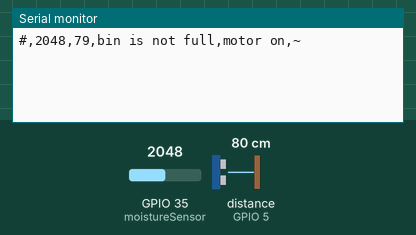
The sketch below on a simulated ESP32. Parts: the last lines printed to the serial monitor. Wiring (inferred from the names in the program): ultrasonic range finder: trigger GPIO 4; echo GPIO 5. The test bench sets the inputs (shaded band); at power-on: distance to the obstacle (sensor on GPIO 5) 80 cm, GPIO 35 (moistureSensor) = 2048. The echo pulse lasts 58.3 µs per cm; WiFi joins after 1.5 s; servers stay silent unless stated.

Above: at 3.0 s.
3.1 s: distance to the obstacle (sensor on GPIO 5) set to 33 cm
At 4.3 s:
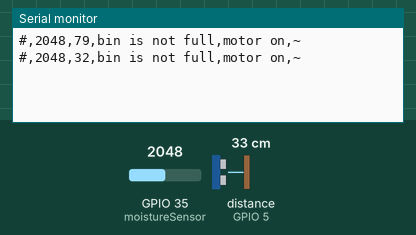
5.8 s: distance to the obstacle (sensor on GPIO 5) set to 28 cm
At 7.2 s:
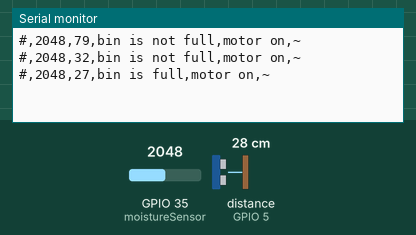

Measured:
- the behaviour switches between 31 and 30 cm on distance to the obstacle (sensor on GPIO 5) (found by bisection; images 1 and 2)
- after the input at 3.1 s, the serial monitor: prints a new line after 0.71 s (image 1)
- after the input at 5.8 s, the serial monitor: prints a new line at once (image 2)

The sketch:

Garbage_management_system.ino
```cpp
#define BLYNK_TEMPLATE_ID "TMPL3JeRJ4Wg5"
#define BLYNK_TEMPLATE_NAME "ultrasonic"
#define BLYNK_AUTH_TOKEN "Eq1582lERNzPuZA4bQqcSdGFRGgNt_hT"
#define BLYNK_PRINT Serial

#include<WiFi.h>
#include<BlynkSimpleEsp32.h>

const char ssid[]="CHINNI";
const char password[]="priyanka";
int moistureSensor = 35;
int ultrasonicTrigger = 4;
int ultrasonicEcho = 5;
int moistureThreshold = 2800;
long duration;
int distance;
String distanceState;
String distanceAction;

void setup() {
  pinMode(moistureSensor, INPUT);
  pinMode(ultrasonicTrigger, OUTPUT);
  pinMode(ultrasonicEcho, INPUT);
   Blynk.begin(BLYNK_AUTH_TOKEN,ssid,password);
  Serial.begin(115200);
}

void loop() {
  Blynk.run();
  int moistureValue = analogRead(moistureSensor);

  // Read ultrasonic distance
  digitalWrite(ultrasonicTrigger, LOW);
  delayMicroseconds(2);
  digitalWrite(ultrasonicTrigger, HIGH);
  delayMicroseconds(10);
  digitalWrite(ultrasonicTrigger, LOW);
  duration = pulseIn(ultrasonicEcho, HIGH);
  distance = duration * 0.034 / 2;
  Blynk.virtualWrite(V0,distance);
  if(distance<30)
  {
     distanceState = "bin is full";
    distanceAction = "motor on";
    Blynk.logEvent("dust_bin","garbage bin is filled");

  }
  else
  {
    distanceState = "bin is not full";
    distanceAction = "motor on";
  }

  // Print values
  Serial.print("#");
  Serial.print(",");
  Serial.print(moistureValue);
  Serial.print(",");
  Serial.print(distance);
  Serial.print(",");
  Serial.print(distanceState);
  Serial.print(",");
  Serial.print(distanceAction);
  Serial.print(",");
  Serial.println("~");
  delay(2000);
}
```
